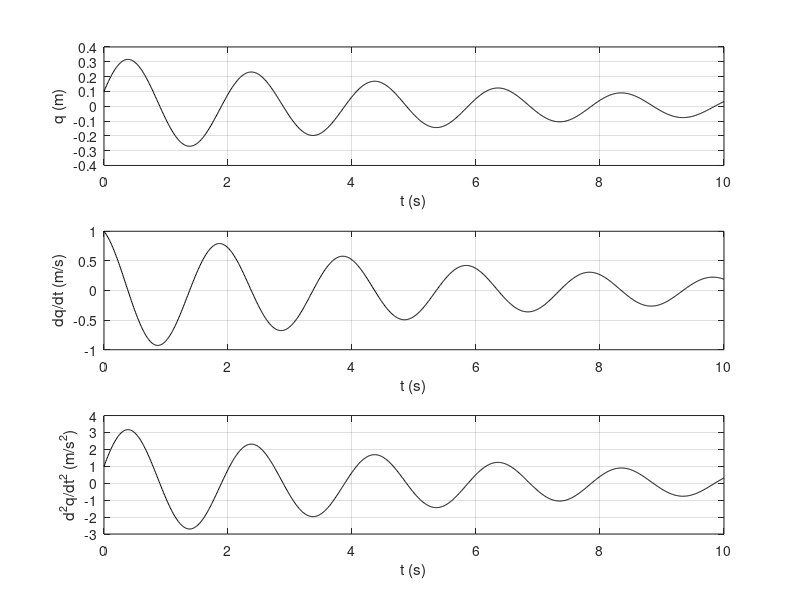
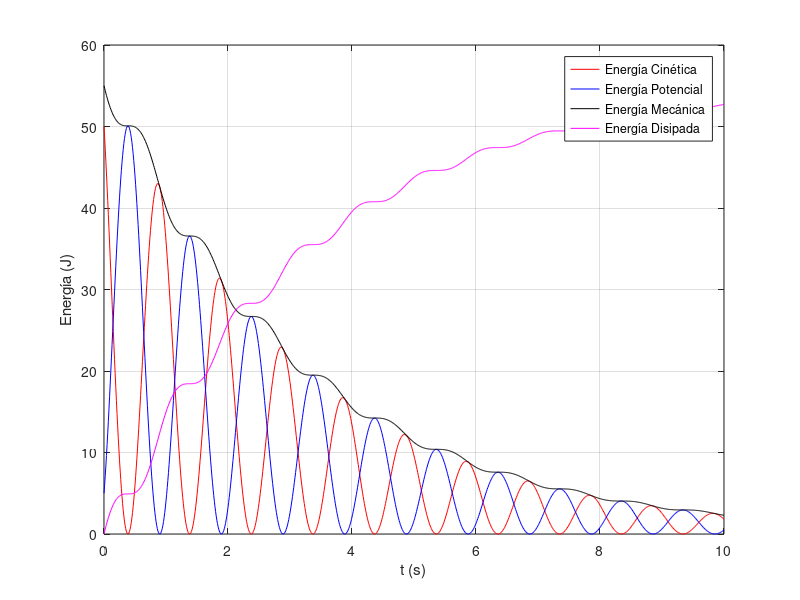
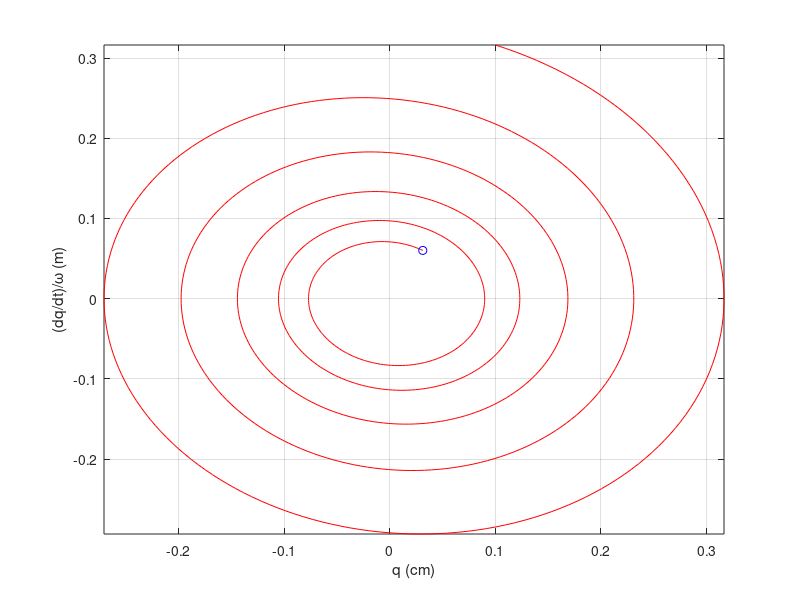

These charts were generated, in order, by the following MATLAB code:
% Análisis Dinámico de Estructuras
% Prof. John Esteban Ardila González
% Ejercicio de aplicación #2
clc, clear all, close all

%% Valores de entrada:
m = 100; % masa en kg
k = 1000; % rigidez en N/m
w = (k/m)^0.5; % fecuencia angular en rad/s
ccr = 2*m*w; % coeficiente de amortiguamiento crítico kg/s
zeta = 5/100; % razón de amortiguamiento
c = zeta*ccr; % coeficiente de amortiguamiento en kg/s
wD = w*(1-zeta^2)^0.5; % frecuencia amortiguada en rad/s
Tn = 2*pi/w; % periodo en s
TD = 2*pi/wD; % periodo amortiguado en s

% Condiciones iniciales:
q0 = 0.1; % desplazamiento inicial en m
dq0 = 1; % velocidad inicial en m/s

%% Respuesta del sistema:
t = (0:0.01:10)'; % vector de tiempo desde 0 s hasta 5 s @ 0.01 s
uno = ones(length(t),1); % vector de unos
qmax = (((dq0+q0*zeta*w)/(wD))^2+(q0)^2)^0.5;
theta = atan((dq0+q0*zeta*w)/(wD*q0));
q = qmax*cos(wD*t-uno*theta).*exp(-zeta*w*t); % desplazamiento en función del tiempo
dq = -qmax*(wD*sin(wD*t-uno*theta)+zeta*w*cos(wD*t-uno*theta)).*exp(-zeta*w*t); % velocidad en función del tiempo
ddq = qmax*(zeta^2*w^2+wD^2)*cos(wD*t-uno*theta).*exp(-zeta*w*t); % aceleración en función del tiempo

%% Energía del sistema:
ET = 1/2*m*dq.^2; % energía cinética
EV = 1/2*k*q.^2; % energía potencial
EM = (ET + EV); % energía mecánica
ED = (uno*max(EM) - (EM)); % energía disipada


%% Gráficas:
% Desplazamiento, velocidad y aceleración
figure
subplot(311), plot(t,q,'-k')
grid on, xlabel('t (s)'), ylabel('q (m)')
subplot(312), plot(t,dq,'-k')
grid on, xlabel('t (s)'), ylabel('dq/dt (m/s)')
subplot(313), plot(t,ddq,'-k')
grid on, xlabel('t (s)'), ylabel('d^2q/dt^2 (m/s^2)')

%Energía cinética, potencial y mecánica
figure
plot(t,ET,'-r',t,EV,'-b',t,EM,'-k',t,ED,'-m')
legend('Energía Cinética','Energía Potencial','Energía Mecánica','Energía Disipada')
grid on, xlabel('t (s)'), ylabel('Energía (J)')

% Velocidad/frecuencia angular VS Desplazamiento
figure
comet(q,dq/w)
xlabel('q (cm)'), ylabel('(dq/dt)/\omega (m)')
grid on

disp(['w = ',num2str(w),' rad/s'])
disp(['w_D = ',num2str(wD),' rad/s'])
disp(['T = ',num2str(Tn),' s'])
disp(['T_D = ',num2str(TD),' s'])
disp(['q_max = ',num2str(qmax),' m'])
